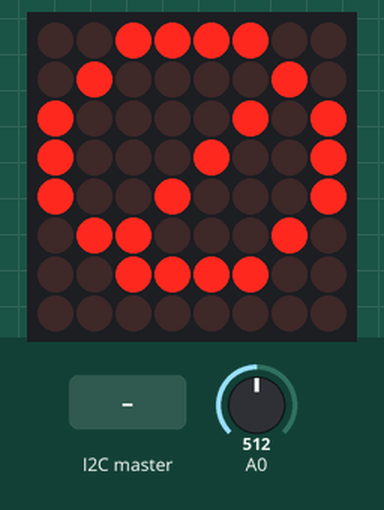
Recording of a sketch running on a simulated Arduino Uno, built with avr-gcc and run on an emulated ATmega328P. Parts: 8×8 LED matrix. Inputs (shaded band) come from the test bench; at power-on: A0 = 512. What the sketch prints to the serial monitor is not drawn.

Above: at 2.3 s.
2.4 s: A0 set to 489
At 5.6 s:
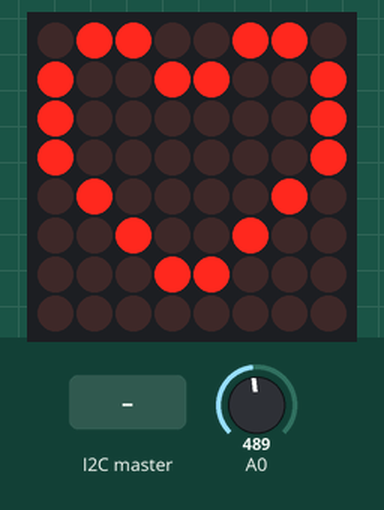
8.8 s: the I2C master sends the byte 1
At 10.0 s:
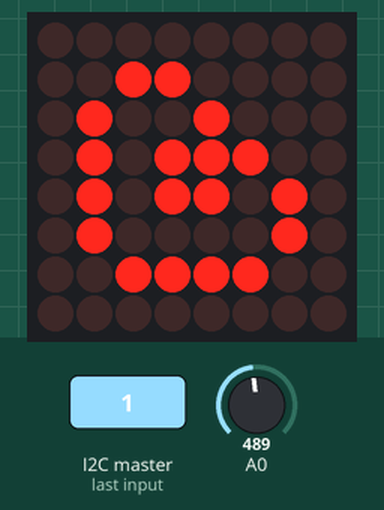
11.8 s: the I2C master sends the byte 2
At 12.3 s:
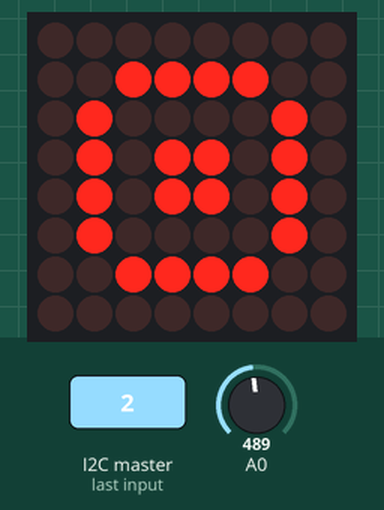
15.0 s: A0 set to 510
At 17.4 s:
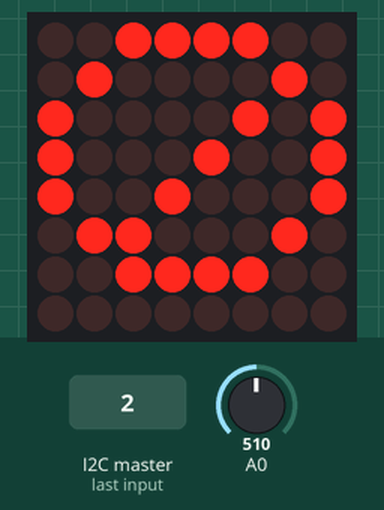
21.4 s: A0 set to 490
At 23.9 s:
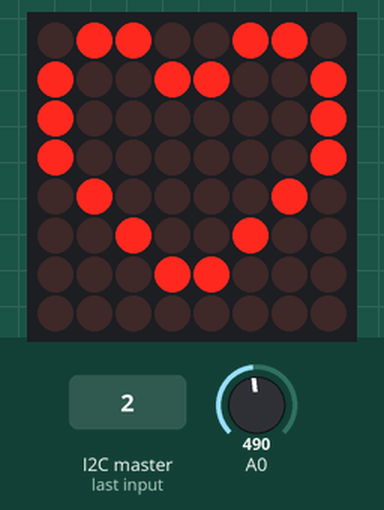
Timing chart, 0 to 25.4 s (numbered marks = the images above; inputs shaded):
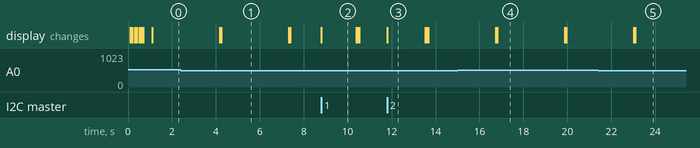

Measured:
- the behaviour switches between 500 and 499 on A0 (found by bisection; images 0 and 1)
- after the input at 2.4 s, the display: first differs from a run without the input after 1.8 s (image 1)
- after the input at 8.8 s, the display: changes at once (image 2)
- after the input at 11.8 s, the display: changes at once (image 3)
- after the input at 15.0 s, the display: first differs from a run without the input after 1.8 s (image 4)
- after the input at 21.4 s, the display: first differs from a run without the input after 1.7 s (image 5)
- what the display in image 1 shows lasts 3.1 s, from 4.2 s to 7.3 s

The sketch:

EYESsketch_nov10a.ino
```cpp
#include "LedControl.h"
#include <Wire.h>

//SensorGotasDeLluvia
int analogValue; //0 - 1023

/*
 pin 2/12/6 is connected to the DataIn
 pin 4/11/8 is connected to the CLK
 pin 3/10/7 is connected to LOAD
 ***** Please set the number of devices you have *****
 */
LedControl lc=LedControl(12,11,10,1); //Naranja (10), Amarillo (11), Verde (12)

const int addrL = 0;  // first LED matrix - Left robot eye
const int addrR = 1;  // second LED matrix - Right robot eye

void setup() {
  /*The MAX72XX is in power-saving mode on startup*/
  lc.shutdown(addrL,false);
  lc.shutdown(addrR,false);
  /* Set the brightness to max values */
  lc.setIntensity(addrL,1);
  lc.setIntensity(addrR,1);
  /* and clear the display */
  lc.clearDisplay(addrL);
  lc.clearDisplay(addrR);

  // turn on all LEDs for a test
  for(int row=0;row<8;row++) {
    lc.setRow(addrL, row, 255);
    lc.setRow(addrR, row, 255);
    delay(100);
  }
  delay(300);


  Wire.begin(1);
  Wire.onReceive(receiveEvent);
  Serial.begin(9600);

}

void showNeutral01() {
  byte left[8] = {
B00000000,
B00111100,
B01001110,
B01001110,
B01111110,
B01111110,
B00111100,
B00000000};
 displayEmotion(left, left);
}

void showNeutral02() {
  byte left[8] = {
B00000000,
B00011110,
B10111111,
B00000000,
B10110011,
B10110011,
B00011110,
B00000000};

 byte right[8] = {
B00011110,
B00111111,
B01111111,
B00000000,
B01100011,
B01100011,
B00111111,
B00011110};

displayEmotion(left, right);
}

void showNeutral03() {
  byte left[8] = {
B00000000,
B00111100,
B01110010,
B01110010,
B01111110,
B01111110,
B00111100,
B00000000};
displayEmotion(left, left);
}

void showAnger() {
  byte left[8] = {
B00000000,
B00000000,
B01111110,
B01011010,
B01011010,
B00100100,
B00011000,
B00000000};
  byte right[8] = {
B00000000,
B00000000,
B01111110,
B01011010,
B01011010,
B00100100,
B00011000,
B00000000};

  displayEmotion(left, right);
}

void showSadness() {
  byte left[8] = {
B00000000,
B00001100,
B00010010,
B00111010,
B01011010,
B01000010,
B00111100,
B00000000};
  byte right[8] = {
B00000000,
B00110000,
B01001000,
B01011100,
B01011010,
B01000010,
B00111100,
B00000000};

  displayEmotion(left, right);
}

void showScared() {
  byte right[8] = {
B00000000,
B00001100,
B00010010,
B00111010,
B01011010,
B01000010,
B00111100,
B00000000};
  byte left[8] = {
B00000000,
B00110000,
B01001000,
B01011100,
B01011010,
B01000010,
B00111100,
B00000000};

  displayEmotion(left, right);
}

void showWink() {
  byte right[8] = {
B00000000,
B00000000,
B00000000,
B00000000,
B00111100,
B01000010,
B00000000,
B00000000};
  byte left[8] = {
B00000000,
B00111100,
B01000010,
B01011010,
B01011010,
B01000010,
B00111100,
B00000000};

  displayEmotion(left, right);
}

void showHappy() {
  byte right[8] = {
B00000000,
B00000000,
B00000000,
B00000000,
B00111100,
B01000010,
B00000000,
B00000000};

  displayEmotion(right, right);
}

void showLove() {
  byte right[8] = {
B01100110,
B10011001,
B10000001,
B10000001,
B01000010,
B00100100,
B00011000,
B00000000};
  byte left[8] = {
B01100110,
B10011001,
B10000001,
B10000001,
B01000010,
B00100100,
B00011000,
B00000000};

  displayEmotion(left, right);
}

void triste() {
  byte right[8] = {
B00111100,
B01000010,
B10000101,
B10001001,
B10010001,
B01100010,
B00111100,
B00000000};
  byte left[8] = {
B00111100,
B01000010,
B10000101,
B10001001,
B10010001,
B01100010,
B00111100,
B00000000};

  displayEmotion(left, right);
}

void showNew01() {
  byte left[8] = {
/*B00000000,
B00011110,
B10111111,
B00000000,
B10110011,
B10110011,
B00011110,
B00000000}; */

B00000000,
B00011110,
B10110001,
B10110101,
B00000100,
B10111111,
B00011110,
B00000000};

 byte right[8] = {
/*B00011110,
B00111111,
B01111111,
B00000000,
B01100011,
B01100011,
B00111111,
B00011110};*/

B00011110,
B00111111,
B01100011,
B01101011,
B00001000,
B01111111,
B00111111,
B00011110};

displayEmotion(left, right);
}

void showNew02() {
  byte left[8] = {
B00000000,
B00000000,
B00011110,
B10111111,
B00110011,
B10110011,
B00011110,
B00000000};

 byte right[8] = {
B00000000,
B00011110,
B00111111,
B01111111,
B01100011,
B01100011,
B00111111,
B00000000};

displayEmotion(left, right);
}


void showNew03() {
  byte left[8] = {
B00000000,
B00000000,
B00000000,
B10111111,
B00110011,
B00011110,
B00000000,
B00000000};

 byte right[8] = {
B00000000,
B00000000,
B00011110,
B01111111,
B01100011,
B00111110,
B00000000,
B00000000};

displayEmotion(left, right);
}

void showNew04() {
  byte left[8] = {
B00000000,
B00000000,
B00000000,
B10111111,
B00011110,
B00000000,
B00000000,
B00000000};

 byte right[8] = {
B00000000,
B00000000,
B00000000,
B01111111,
B00111110,
B00000000,
B00000000,
B00000000};

displayEmotion(left, right);
}

void showNew05() {
  byte left[8] = {
B00000000,
B00000000,
B00000000,
B10111111,
B00000000,
B00000000,
B00000000,
B00000000};

 byte right[8] = {
B00000000,
B00000000,
B00000000,
B01111111,
B00000000,
B00000000,
B00000000,
B00000000};

displayEmotion(left, right);
}


void displayEmotion(byte left[8], byte right[8]) {
  lc.clearDisplay(addrL);
  lc.clearDisplay(addrR);
  for(int row=0;row<8;row++) {
    lc.setRow(addrL,row,left[row]);
    lc.setRow(addrR,row,right[row]);
  }
}

void loop() {

  analogValue = analogRead(0);
  Serial.print(analogValue);
  if(analogValue < 500){
       showLove();
       delay(3000);
       showLove();
       delay(50);
       showLove();
       delay(5);
       showNew04();
       delay(5);
       showNew05();
       delay(50);
       showNew04();
       delay(5);
       showNew03();
       delay(5);
       showNew02();
       delay(5);
   }
   else{
       triste();
       delay(3000);
       triste();
       delay(50);
       triste();
       delay(5);
       triste();
       delay(5);
       showNew05();
       delay(50);
       showNew04();
       delay(5);
       showNew03();
       delay(5);
       showNew02();
       delay(5);
    }
    //delay(1000);


}

void receiveEvent(int howMany) {

  int pinOut = 0;
  int estado = 0;

  // Si hay dos bytes disponibles
  if (Wire.available() == 2){
    // Leemos el primero que será el pin
    pinOut = Wire.read();
    switch (pinOut) {
      case 0:
        showScared();
        delay(4000);
        break;

      case 1:
        showScared();
        delay(4000);
        break;

      case 2:
        showWink();
        delay(4000);
        break;

      case 3:
        showWink();
        delay(4000);
        break;

      case 4:
        showWink();
        delay(4000);
        break;

      case 5:
        showWink();
        delay(4000);
        break;

      case 6:
        showWink();
        delay(4000);
        break;

      case 7:
        showWink();
        delay(4000);
        break;

      case 8:
        showWink();
        delay(4000);
        break;

      default:
        Serial.println("Ninguna");
        break;
    }
  }
  // Si hay un byte disponible
  if (Wire.available() == 1){
    estado = Wire.read();
    switch (estado) {
        case 0:
        showScared();
        delay(4000);
        break;

      case 1:
        showScared();
        delay(4000);
        break;

      case 2:
        showWink();
        delay(4000);
        break;

      case 3:
        showWink();
        delay(4000);
        break;

      case 4:
        showWink();
        delay(4000);
        break;

      case 5:
        showWink();
        delay(4000);
        break;

      case 6:
        showWink();
        delay(4000);
        break;

      case 7:
        showWink();
        delay(4000);
        break;

      case 8:
        showWink();
        delay(4000);
        break;

      default:
        Serial.println("Ninguna");
        break;
    }
  }
  // Activamos/desactivamos salida
  //digitalWrite(pinOut,estado);

}
```
